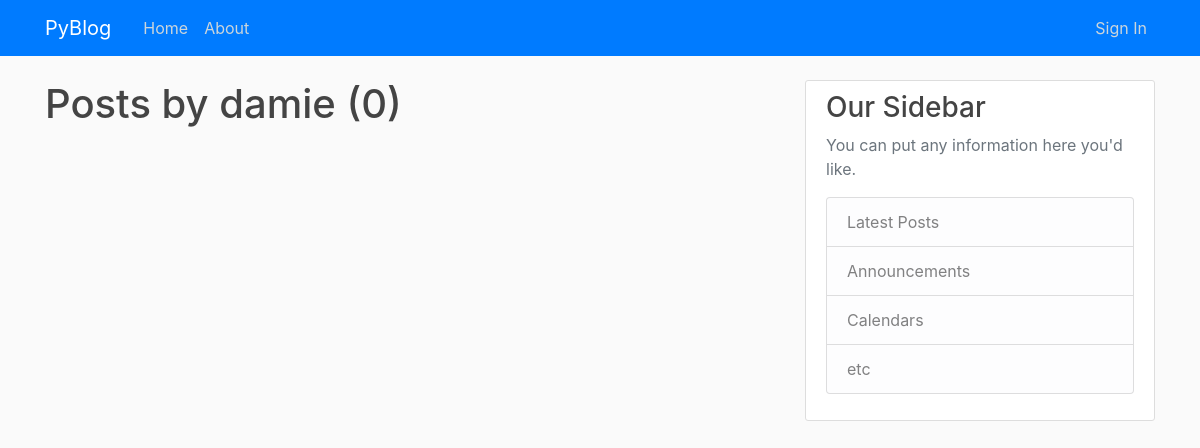
/user/damie, run on an earlier commit of the app's database.
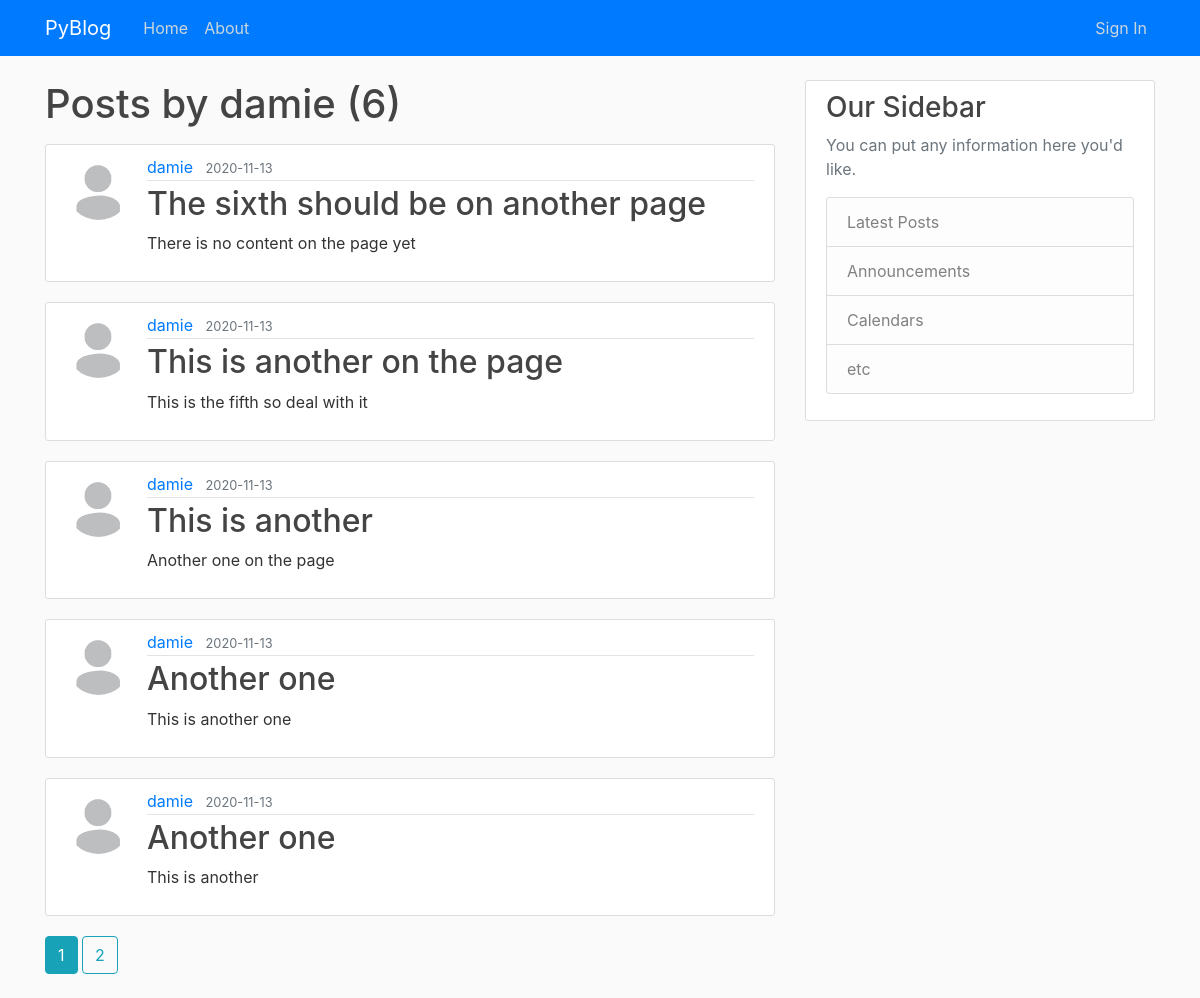
And on a later commit of the database.
### src/models.py (models this page shows, shortened)
class User(db.Model, UserMixin):
    id = db.Column(db.Integer, primary_key=True)
    username = db.Column(db.String(20), unique=True, nullable=False)
    email = db.Column(db.String(120), unique=True, nullable=False)
    image_file = db.Column(db.String(20), nullable=False, default='default.jpg')
    password = db.Column(db.String(60), nullable=False)
    posts = db.relationship('Post', backref='author', lazy=True)

class Post(db.Model):
    id = db.Column(db.Integer, primary_key=True)
    title = db.Column(db.String(100), nullable=False)
    date_posted = db.Column(db.DateTime, nullable=False, default=datetime.utcnow)
    content = db.Column(db.Text, nullable=False)
    user_id = db.Column(db.Integer, db.ForeignKey('user.id'), nullable=False)

### src/routes.py (the view)
@app.route("/user/<string:username>")
def user_posts(username):
    page = request.args.get('page', 1, type=int)
    user = User.query.filter_by(username=username).first_or_404()
    posts = Post.query.filter_by(author=user) \
        .order_by(Post.date_posted.desc()) \
        .paginate(page=page, per_page=5)
    return render_template('user_posts.html', posts=posts, user=user)

### src/templates/user_posts.html (shortened to what this page needs)
{% extends "layout.html" %}
{% block content %}
    <h1 class="mb-3">Posts by {{ user.username }} ({{ posts.total }})</h1>
    {% for post in posts.items %}
        <article class="media content-section">
            <img class="rounded-circle article-img"
                 src="{{ url_for('static', filename='img/' + post.author.image_file) }}">
            <div class="media-body">
                <div class="article-metadata">
                    <a class="mr-2"
                       href="{{ url_for('user_posts', username=post.author.username) }}">{{ post.author.username }}</a>
                    <small class="text-muted">{{ post.date_posted.strftime('%Y-%m-%d') }}</small>
                </div>
                <h2><a class="article-title" href="{{ url_for('post', post_id=post.id) }}">{{ post.title }}</a></h2>
                <p class="article-content--sum">{{ post.content[0:250].rstrip(" ") }}</p>
            </div>
        </article>
    {% endfor %}
    {% for page_num in posts.iter_pages(left_edge=1, right_edge=1, left_current=1, right_current=2) %}
        {% if page_num %}
            {% if posts.page == page_num %}
                <a class="btn btn-info mb-4"
                   href="{{ url_for('user_posts', username=user.username, page=page_num) }}">{{ page_num }}</a>
            {% else %}
                <a class="btn btn-outline-info mb-4"
                   href="{{ url_for('user_posts', username=user.username, page=page_num) }}">{{ page_num }}</a>
            {% endif %}
        {% else %}
            ...
        {% endif %}
    {% endfor %}
{% endblock content %}

### src/templates/layout.html (shortened to what this page needs)
<!DOCTYPE html>
<html>
<head>
    <link rel="stylesheet" href="https://maxcdn.bootstrapcdn.com/bootstrap/4.0.0/css/bootstrap.min.css"
>
    <link rel="stylesheet" type="text/css" href="{{ url_for('static', filename='css/main.css') }}">
</head>
<body>
<header class="site-header">
    <nav class="navbar navbar-expand-md navbar navbar-dark bg-primary fixed-top">
        <div class="container">
            <a class="navbar-brand mr-4" href="/">PyBlog</a>
            <div class="collapse navbar-collapse" id="navbarToggle">
                <div class="navbar-nav mr-auto">
                    <a class="nav-item nav-link" href="{{ url_for('home') }}">Home</a>
                    <a class="nav-item nav-link" href="{{ url_for('about') }}">About</a>
                </div>
                <div class="navbar-nav">
                    {% if current_user.is_authenticated %}
                        <a class="nav-item nav-link" href="{{ url_for('create_post') }}">Publish</a>
                         <a class="nav-item nav-link" href="{{ url_for('user_posts', username=current_user.username) }}">Posts</a>
                        <a class="nav-item nav-link" href="{{ url_for('account') }}">Account</a>
                        <a class="nav-item nav-link" href="{{ url_for('sign_out') }}">Sign Out</a>
                    {% else %}
                        <a class="nav-item nav-link" href="{{ url_for('sign_in') }}">Sign In</a>
                    {% endif %}
                </div>
            </div>
        </div>
    </nav>
</header>
<main role="main" class="container">
    <div class="row">
        <div class="col-md-8">
            {% block content %}{% endblock %}
        </div>
        <div class="col-md-4">
            <div class="content-section">
                <h3>Our Sidebar</h3>
                <p class='text-muted'>You can put any information here you'd like.
                <ul class="list-group">
                    <li class="list-group-item list-group-item-light">Latest Posts</li>
                    <li class="list-group-item list-group-item-light">Announcements</li>
                    <li class="list-group-item list-group-item-light">Calendars</li>
                    <li class="list-group-item list-group-item-light">etc</li>
                </ul>
                </p>
            </div>
        </div>
    </div>
</main>
</body>
</html>

### src/static/css/main.css (style rules this page uses)
body { background: #fafafa; color: #333333; margin-top: 5rem; }
h1, h2, h3, h4, h5, h6 { color: #444444; }
.site-header .navbar-nav .nav-link { color: #cbd5db; }
.content-section { background: #ffffff; padding: 10px 20px; border: 1px solid #dddddd; border-radius: 3px; margin-bottom: 20px; }
.article-title { color: #444444; }
.article-content--sum { white-space: normal; }
.article-img { height: 65px; width: 65px; margin-right: 16px; }
.article-metadata { padding-bottom: 1px; margin-bottom: 4px; border-bottom: 1px solid #e3e3e3 }

What changed in the data, as far as the page shows it:
added Post: image_file (placeholder picture), author.username "damie", date_posted "2020-11-13", title "The sixth should be on another page", content "There is no content on the page yet"
added Post: image_file (placeholder picture), author.username "damie", date_posted "2020-11-13", title "This is another on the page", content "This is the fifth so deal with it"
added Post: image_file (placeholder picture), author.username "damie", date_posted "2020-11-13", title "This is another", content "Another one on the page"
added Post: image_file (placeholder picture), author.username "damie", date_posted "2020-11-13", title "Another one", content "This is another one"
added Post: image_file (placeholder picture), author.username "damie", date_posted "2020-11-13", title "Another one", content "This is another"
Also different on the page:
{{ posts.total }}: "0" → "6"
new list line: "1"
new list line: "2"
